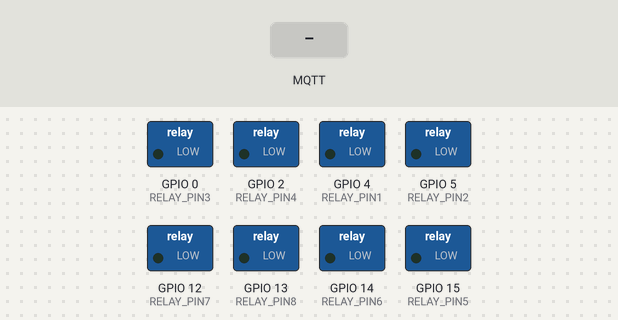
A sketch run on a simulated ESP8266 (NodeMCU). Shown: switched loads named in the sketch (green lamp = pin HIGH). Inputs (shaded band) come from the test bench. WiFi joins after 1.5 s; servers stay silent unless stated; no MQTT or app messages arrive unless stated; what the sketch prints to the serial monitor is not drawn.

Above: at 2.7 s.
2.8 s: MQTT message "1" arrives on the first subscribed topic
At 4.0 s:
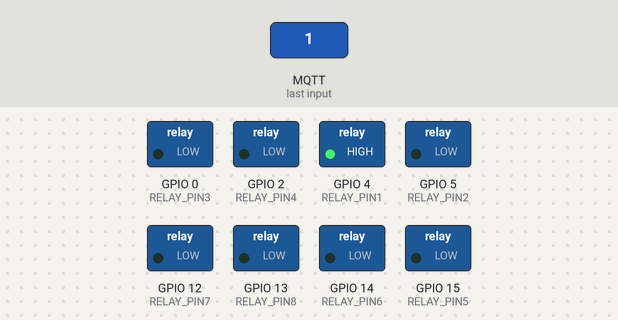
4.3 s: MQTT message "1" arrives on the second subscribed topic
At 5.2 s:
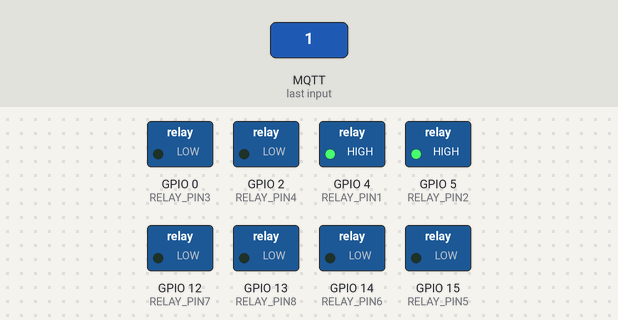
5.8 s: MQTT message "1" arrives on the third subscribed topic
At 6.3 s:
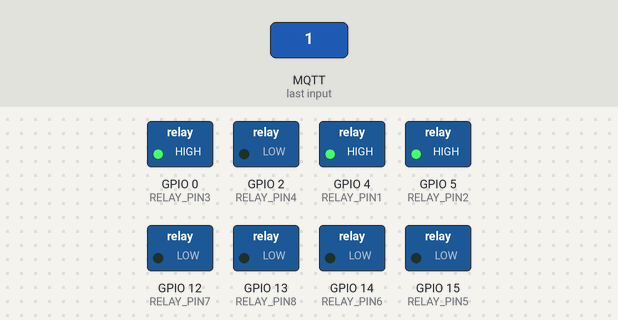
7.3 s: MQTT message "0" arrives on the first subscribed topic
At 8.5 s:
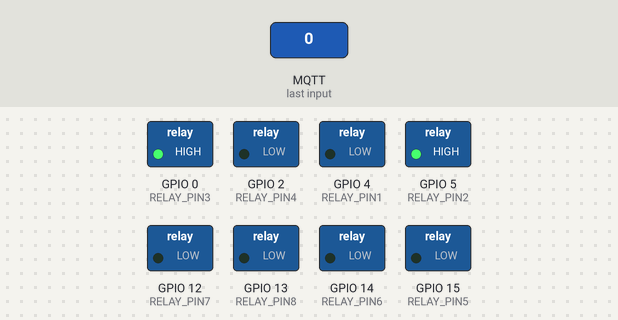
8.8 s: MQTT message "0" arrives on the second subscribed topic
At 9.8 s:
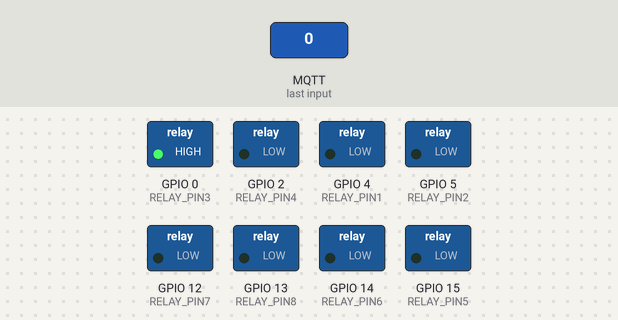
10.3 s: MQTT message "0" arrives on the third subscribed topic
At 10.9 s:
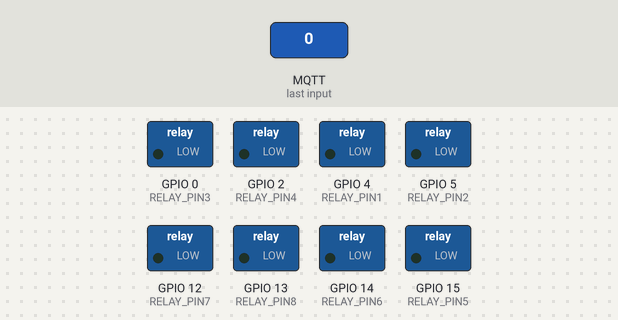
Timing chart, 0 to 12.8 s (numbered marks = the images above; inputs shaded):
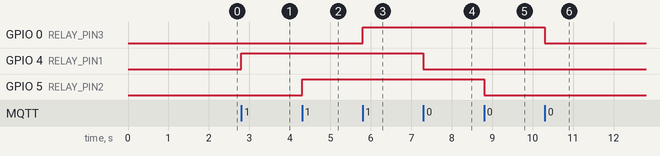

The sketch:

relay_heat.ino
```cpp
#include <ESP8266WiFi.h>
#include <PubSubClient.h>

#define MQTT_VERSION MQTT_VERSION_3_1_1

// Wifi: SSID and password
const char* WIFI_SSID = "";
const char* WIFI_PASSWORD = "";

// MQTT: ID, server IP, port, username and password
const PROGMEM char* MQTT_CLIENT_ID = "relays";
const PROGMEM char* MQTT_SERVER_IP = "192.168.1.103";
const PROGMEM uint16_t MQTT_SERVER_PORT = 1883;
const PROGMEM char* MQTT_USER = "";
const PROGMEM char* MQTT_PASSWORD = "";

// MQTT: topics
const char* MQTT_relay_state_TOPIC1 = "relay/1/status";
const char* MQTT_LIGHT_COMMAND_TOPIC1 = "relay/1/switch";

const char* MQTT_relay_state_TOPIC2 = "relay/2/status";
const char* MQTT_LIGHT_COMMAND_TOPIC2 = "relay/2/switch";

const char* MQTT_relay_state_TOPIC3 = "relay/3/status";
const char* MQTT_LIGHT_COMMAND_TOPIC3 = "relay/3/switch";

const char* MQTT_relay_state_TOPIC4 = "relay/4/status";
const char* MQTT_LIGHT_COMMAND_TOPIC4 = "relay/4/switch";

const char* MQTT_relay_state_TOPIC5 = "relay/5/status";
const char* MQTT_LIGHT_COMMAND_TOPIC5 = "relay/5/switch";

const char* MQTT_relay_state_TOPIC6 = "relay/6/status";
const char* MQTT_LIGHT_COMMAND_TOPIC6 = "relay/6/switch";

const char* MQTT_relay_state_TOPIC7 = "relay/7/status";
const char* MQTT_LIGHT_COMMAND_TOPIC7 = "relay/7/switch";

const char* MQTT_relay_state_TOPIC8 = "relay/8/status";
const char* MQTT_LIGHT_COMMAND_TOPIC8 = "relay/8/switch";


// payloads by default (on/off)
const char* RELAY_ON = "1";
const char* RELAY_OFF = "0";

// Определение пинов
const PROGMEM uint8_t RELAY_PIN1 = 4; //d1
const PROGMEM uint8_t RELAY_PIN2 = 5; //d2
const PROGMEM uint8_t RELAY_PIN3 = 0; //d3
const PROGMEM uint8_t RELAY_PIN4 = 2; //d4
const PROGMEM uint8_t RELAY_PIN5 = 15; //d5
const PROGMEM uint8_t RELAY_PIN6 = 14; //d6
const PROGMEM uint8_t RELAY_PIN7 = 12; //d7
const PROGMEM uint8_t RELAY_PIN8 = 13; //d8


boolean m_relay_state1 = false; // реле выключено по дефолту
boolean m_relay_state2 = false; // реле выключено по дефолту
boolean m_relay_state3 = false; // реле выключено по дефолту
boolean m_relay_state4 = false; // реле выключено по дефолту
boolean m_relay_state5 = false; // реле выключено по дефолту
boolean m_relay_state6 = false; // реле выключено по дефолту
boolean m_relay_state7 = false; // реле выключено по дефолту
boolean m_relay_state8 = false; // реле выключено по дефолту


WiFiClient wifiClient;
PubSubClient client(wifiClient);

// function called to publish the state of the relay (on/off)
void publishRelayState1() {
  if (m_relay_state1) {
    client.publish(MQTT_relay_state_TOPIC1, RELAY_ON, true);
  } else {
    client.publish(MQTT_relay_state_TOPIC1, RELAY_OFF, true);
  }
}

void publishRelayState2() {
  if (m_relay_state2) {
    client.publish(MQTT_relay_state_TOPIC2, RELAY_ON, true);
  } else {
    client.publish(MQTT_relay_state_TOPIC2, RELAY_OFF, true);
  }
}

void publishRelayState3() {
  if (m_relay_state3) {
    client.publish(MQTT_relay_state_TOPIC3, RELAY_ON, true);
  } else {
    client.publish(MQTT_relay_state_TOPIC3, RELAY_OFF, true);
  }
}

void publishRelayState4() {
  if (m_relay_state4) {
    client.publish(MQTT_relay_state_TOPIC4, RELAY_ON, true);
  } else {
    client.publish(MQTT_relay_state_TOPIC4, RELAY_OFF, true);
  }
}

void publishRelayState5() {
  if (m_relay_state5) {
    client.publish(MQTT_relay_state_TOPIC5, RELAY_ON, true);
  } else {
    client.publish(MQTT_relay_state_TOPIC5, RELAY_OFF, true);
  }
}

void publishRelayState6() {
  if (m_relay_state6) {
    client.publish(MQTT_relay_state_TOPIC6, RELAY_ON, true);
  } else {
    client.publish(MQTT_relay_state_TOPIC6, RELAY_OFF, true);
  }
}

void publishRelayState7() {
  if (m_relay_state7) {
    client.publish(MQTT_relay_state_TOPIC7, RELAY_ON, true);
  } else {
    client.publish(MQTT_relay_state_TOPIC7, RELAY_OFF, true);
  }
}void publishRelayState8() {
  if (m_relay_state8) {
    client.publish(MQTT_relay_state_TOPIC8, RELAY_ON, true);
  } else {
    client.publish(MQTT_relay_state_TOPIC8, RELAY_OFF, true);
  }
}
// function called to turn on/off the light
void setRelayState1() {
  if (m_relay_state1) {
    digitalWrite(RELAY_PIN1, HIGH);
    Serial.println("INFO: Turn relay_1 on...");
  } else {
    digitalWrite(RELAY_PIN1, LOW);
    Serial.println("INFO: Turn relay_1 off...");
  }
}
void setRelayState2() {
  if (m_relay_state2) {
    digitalWrite(RELAY_PIN2, HIGH);
    Serial.println("INFO: Turn relay_2 on...");
  } else {
    digitalWrite(RELAY_PIN2, LOW);
    Serial.println("INFO: Turn relay_2 off...");
  }
}
void setRelayState3() {
  if (m_relay_state3) {
    digitalWrite(RELAY_PIN3, HIGH);
    Serial.println("INFO: Turn relay_3 on...");
  } else {
    digitalWrite(RELAY_PIN3, LOW);
    Serial.println("INFO: Turn relay_3 off...");
  }
}
void setRelayState4() {
  if (m_relay_state4) {
    digitalWrite(RELAY_PIN4, HIGH);
    Serial.println("INFO: Turn relay_4 on...");
  } else {
    digitalWrite(RELAY_PIN4, LOW);
    Serial.println("INFO: Turn relay_4 off...");
  }
}
void setRelayState5() {
  if (m_relay_state5) {
    digitalWrite(RELAY_PIN5, HIGH);
    Serial.println("INFO: Turn relay_5 on...");
  } else {
    digitalWrite(RELAY_PIN5, LOW);
    Serial.println("INFO: Turn relay_5 off...");
  }
}
void setRelayState6() {
  if (m_relay_state6) {
    digitalWrite(RELAY_PIN6, HIGH);
    Serial.println("INFO: Turn relay_6 on...");
  } else {
    digitalWrite(RELAY_PIN6, LOW);
    Serial.println("INFO: Turn relay_6 off...");
  }
}
void setRelayState7() {
  if (m_relay_state7) {
    digitalWrite(RELAY_PIN7, HIGH);
    Serial.println("INFO: Turn relay_7 on...");
  } else {
    digitalWrite(RELAY_PIN7, LOW);
    Serial.println("INFO: Turn relay_7 off...");
  }
}
void setRelayState8() {
  if (m_relay_state8) {
    digitalWrite(RELAY_PIN8, HIGH);
    Serial.println("INFO: Turn relay_8 on...");
  } else {
    digitalWrite(RELAY_PIN8, LOW);
    Serial.println("INFO: Turn relay_8 off...");
  }
}
// function called when a MQTT message arrived
void callback(char* p_topic, byte* p_payload, unsigned int p_length) {
  // concat the payload into a string
  String payload;
  for (uint8_t i = 0; i < p_length; i++) {
    payload.concat((char)p_payload[i]);
  }

  // handle message topic
  if (String(MQTT_LIGHT_COMMAND_TOPIC1).equals(p_topic)) {
    // test if the payload is equal to "ON" or "OFF"
    if (payload.equals(String(RELAY_ON))) {
      if (m_relay_state1 != true) {
        m_relay_state1 = true;
        setRelayState1();
        publishRelayState1();
      }
    } else if (payload.equals(String(RELAY_OFF))) {
      if (m_relay_state1 != false) {
        m_relay_state1 = false;
        setRelayState1();
        publishRelayState1();
      }
    }
  }


  // handle message topic
  if (String(MQTT_LIGHT_COMMAND_TOPIC2).equals(p_topic)) {
    // test if the payload is equal to "ON" or "OFF"
    if (payload.equals(String(RELAY_ON))) {
      if (m_relay_state2 != true) {
        m_relay_state2 = true;
        setRelayState2();
        publishRelayState2();
      }
    } else if (payload.equals(String(RELAY_OFF))) {
      if (m_relay_state2 != false) {
        m_relay_state2 = false;
        setRelayState2();
        publishRelayState2();
      }
    }
  }

  // handle message topic
  if (String(MQTT_LIGHT_COMMAND_TOPIC3).equals(p_topic)) {
    // test if the payload is equal to "ON" or "OFF"
    if (payload.equals(String(RELAY_ON))) {
      if (m_relay_state3 != true) {
        m_relay_state3 = true;
        setRelayState3();
        publishRelayState3();
      }
    } else if (payload.equals(String(RELAY_OFF))) {
      if (m_relay_state3 != false) {
        m_relay_state3 = false;
        setRelayState3();
        publishRelayState3();
      }
    }
  }

  // handle message topic
  if (String(MQTT_LIGHT_COMMAND_TOPIC4).equals(p_topic)) {
    // test if the payload is equal to "ON" or "OFF"
    if (payload.equals(String(RELAY_ON))) {
      if (m_relay_state4 != true) {
        m_relay_state4 = true;
        setRelayState4();
        publishRelayState4();
      }
    } else if (payload.equals(String(RELAY_OFF))) {
      if (m_relay_state4 != false) {
        m_relay_state4 = false;
        setRelayState4();
        publishRelayState4();
      }
    }
  }


  // handle message topic
  if (String(MQTT_LIGHT_COMMAND_TOPIC5).equals(p_topic)) {
    // test if the payload is equal to "ON" or "OFF"
    if (payload.equals(String(RELAY_ON))) {
      if (m_relay_state5 != true) {
        m_relay_state5 = true;
        setRelayState5();
        publishRelayState5();
      }
    } else if (payload.equals(String(RELAY_OFF))) {
      if (m_relay_state5 != false) {
        m_relay_state5 = false;
        setRelayState5();
        publishRelayState5();
      }
    }
  }


  // handle message topic
  if (String(MQTT_LIGHT_COMMAND_TOPIC6).equals(p_topic)) {
    // test if the payload is equal to "ON" or "OFF"
    if (payload.equals(String(RELAY_ON))) {
      if (m_relay_state6 != true) {
        m_relay_state6 = true;
        setRelayState6();
        publishRelayState6();
      }
    } else if (payload.equals(String(RELAY_OFF))) {
      if (m_relay_state6 != false) {
        m_relay_state6 = false;
        setRelayState6();
        publishRelayState6();
      }
    }
  }


  // handle message topic
  if (String(MQTT_LIGHT_COMMAND_TOPIC7).equals(p_topic)) {
    // test if the payload is equal to "ON" or "OFF"
    if (payload.equals(String(RELAY_ON))) {
      if (m_relay_state7 != true) {
        m_relay_state7 = true;
        setRelayState7();
        publishRelayState7();
      }
    } else if (payload.equals(String(RELAY_OFF))) {
      if (m_relay_state7 != false) {
        m_relay_state7 = false;
        setRelayState7();
        publishRelayState7();
      }
    }
  }


  // handle message topic
  if (String(MQTT_LIGHT_COMMAND_TOPIC8).equals(p_topic)) {
    // test if the payload is equal to "ON" or "OFF"
    if (payload.equals(String(RELAY_ON))) {
      if (m_relay_state8 != true) {
        m_relay_state8 = true;
        setRelayState8();
        publishRelayState8();
      }
    } else if (payload.equals(String(RELAY_OFF))) {
      if (m_relay_state8 != false) {
        m_relay_state8 = false;
        setRelayState8();
        publishRelayState8();
      }
    }
  }
}


void reconnect() {
  // Loop until we're reconnected
  while (!client.connected()) {
    Serial.print("INFO: Attempting MQTT connection...");
    // Attempt to connect
    if (client.connect(MQTT_CLIENT_ID, MQTT_USER, MQTT_PASSWORD)) {
      Serial.println("INFO: connected");
      // Once connected, publish an announcement...
      publishRelayState1();
      publishRelayState2();
      publishRelayState3();
      publishRelayState4();
      publishRelayState5();
      publishRelayState6();
      publishRelayState7();
      publishRelayState8();

      // ... and resubscribe
      client.subscribe(MQTT_LIGHT_COMMAND_TOPIC1);
      client.subscribe(MQTT_LIGHT_COMMAND_TOPIC2);
      client.subscribe(MQTT_LIGHT_COMMAND_TOPIC3);
      client.subscribe(MQTT_LIGHT_COMMAND_TOPIC4);
      client.subscribe(MQTT_LIGHT_COMMAND_TOPIC5);
      client.subscribe(MQTT_LIGHT_COMMAND_TOPIC6);
      client.subscribe(MQTT_LIGHT_COMMAND_TOPIC7);
      client.subscribe(MQTT_LIGHT_COMMAND_TOPIC8);
    } else {
      Serial.print("ERROR: failed, rc=");
      Serial.print(client.state());
      Serial.println("DEBUG: try again in 5 seconds");
      // Wait 5 seconds before retrying
      delay(5000);
    }
  }
}

void setup() {
  // init the serial
  Serial.begin(115200);

  // init the led
  pinMode(RELAY_PIN1, OUTPUT);
  setRelayState1();
  pinMode(RELAY_PIN2, OUTPUT);
  setRelayState2();
  pinMode(RELAY_PIN3, OUTPUT);
  setRelayState3();
  pinMode(RELAY_PIN4, OUTPUT);
  setRelayState4();
  pinMode(RELAY_PIN5, OUTPUT);
  setRelayState5();
  pinMode(RELAY_PIN6, OUTPUT);
  setRelayState6();
  pinMode(RELAY_PIN7, OUTPUT);
  setRelayState7();
  pinMode(RELAY_PIN8, OUTPUT);
  setRelayState8();

  // init the WiFi connection
  Serial.println();
  Serial.println();
  Serial.print("INFO: Connecting to ");
  WiFi.mode(WIFI_STA);
  Serial.println(WIFI_SSID);
  WiFi.begin(WIFI_SSID, WIFI_PASSWORD);

  while (WiFi.status() != WL_CONNECTED) {
    delay(500);
    Serial.print(".");
  }

  Serial.println("");
  Serial.println("INFO: WiFi connected");
  Serial.print("INFO: IP address: ");
  Serial.println(WiFi.localIP());

  // init the MQTT connection
  client.setServer(MQTT_SERVER_IP, MQTT_SERVER_PORT);
  client.setCallback(callback);
}

void loop() {
  if (!client.connected()) {
    reconnect();
  }
  client.loop();
}
```

Measured:
- after the input at 2.8 s, GPIO 4 (RELAY_PIN1): LOW → HIGH at once
- after the input at 4.3 s, GPIO 5 (RELAY_PIN2): LOW → HIGH at once
- after the input at 5.8 s, GPIO 0 (RELAY_PIN3): LOW → HIGH at once
- after the input at 7.3 s, GPIO 4 (RELAY_PIN1): HIGH → LOW at once
- after the input at 8.8 s, GPIO 5 (RELAY_PIN2): HIGH → LOW at once
- after the input at 10.3 s, GPIO 0 (RELAY_PIN3): HIGH → LOW at once
